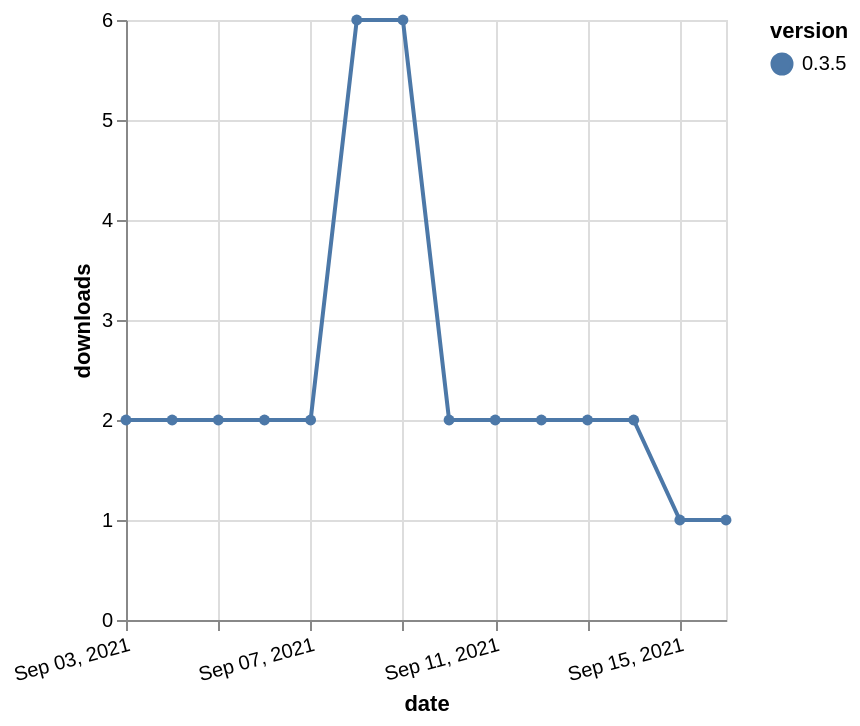

The specification (Vega-Lite) saved for this image:
### Vega-Lite specification from a JSON file in a GitHub repository (floating-point values rounded to 4 significant figures)
{"$schema": "https://vega.github.io/schema/vega-lite/v5.json", "description": "A simple bar chart with embedded data.", "data": {"values": [{"date": "2021-09-03", "total": 2867, "delta": 2, "version": "0.3.5"}, {"date": "2021-09-04", "total": 2869, "delta": 2, "version": "0.3.5"}, {"date": "2021-09-05", "total": 2871, "delta": 2, "version": "0.3.5"}, {"date": "2021-09-06", "total": 2873, "delta": 2, "version": "0.3.5"}, {"date": "2021-09-07", "total": 2875, "delta": 2, "version": "0.3.5"}, {"date": "2021-09-08", "total": 2881, "delta": 6, "version": "0.3.5"}, {"date": "2021-09-09", "total": 2887, "delta": 6, "version": "0.3.5"}, {"date": "2021-09-10", "total": 2889, "delta": 2, "version": "0.3.5"}, {"date": "2021-09-11", "total": 2891, "delta": 2, "version": "0.3.5"}, {"date": "2021-09-12", "total": 2893, "delta": 2, "version": "0.3.5"}, {"date": "2021-09-13", "total": 2895, "delta": 2, "version": "0.3.5"}, {"date": "2021-09-14", "total": 2897, "delta": 2, "version": "0.3.5"}, {"date": "2021-09-15", "total": 2898, "delta": 1, "version": "0.3.5"}, {"date": "2021-09-16", "total": 2899, "delta": 1, "version": "0.3.5"}]}, "width": "container", "mark": {"type": "line", "point": {"filled": true}}, "encoding": {"x": {"field": "date", "type": "temporal", "timeUnit": "yearmonthdate", "title": "date", "axis": {"labelAngle": -15}}, "y": {"field": "delta", "type": "quantitative", "title": "downloads"}, "color": {"field": "version", "type": "nominal"}, "tooltip": {"field": "delta"}}}
